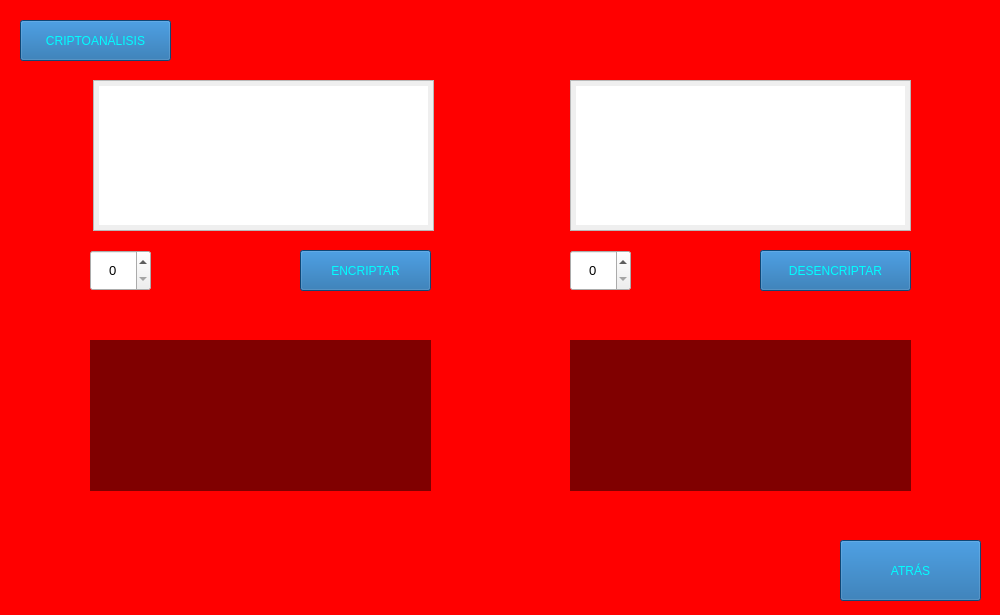
<?xml version="1.0" encoding="UTF-8"?>
<ui version="4.0">
 <class>cripConve</class>
 <widget class="QMainWindow" name="cripConve">
  <property name="geometry">
   <rect>
    <x>0</x>
    <y>0</y>
    <width>1000</width>
    <height>615</height>
   </rect>
  </property>
  <property name="maximumSize">
   <size>
    <width>1000</width>
    <height>615</height>
   </size>
  </property>
  <property name="windowTitle">
   <string>Criptografia Convencional</string>
  </property>
  <property name="windowIcon">
   <iconset>
    <normaloff>icono.png</normaloff>icono.png</iconset>
  </property>
  <widget class="QWidget" name="centralwidget">
   <widget class="QLabel" name="fondo">
    <property name="geometry">
     <rect>
      <x>0</x>
      <y>0</y>
      <width>1000</width>
      <height>615</height>
     </rect>
    </property>
    <property name="styleSheet">
     <string notr="true">background-color: #ff0000;</string>
    </property>
    <property name="text">
     <string/>
    </property>
    <property name="pixmap">
     <pixmap>Imag1.jpg</pixmap>
    </property>
    <property name="scaledContents">
     <bool>false</bool>
    </property>
   </widget>
   <widget class="QPushButton" name="encr">
    <property name="geometry">
     <rect>
      <x>300</x>
      <y>250</y>
      <width>131</width>
      <height>41</height>
     </rect>
    </property>
    <property name="styleSheet">
     <string notr="true">background-color: rgb(21, 99, 165);
color: #00ffff;
font: 14pt &quot;Berlin Sans FB&quot;;</string>
    </property>
    <property name="text">
     <string>ENCRIPTAR</string>
    </property>
   </widget>
   <widget class="QTextEdit" name="encrIn">
    <property name="geometry">
     <rect>
      <x>93</x>
      <y>80</y>
      <width>341</width>
      <height>151</height>
     </rect>
    </property>
    <property name="font">
     <font>
      <pointsize>10</pointsize>
     </font>
    </property>
    <property name="styleSheet">
     <string notr="true">padding: 5px 5px 5px 5px;</string>
    </property>
    <property name="html">
     <string>&lt;!DOCTYPE HTML PUBLIC &quot;-//W3C//DTD HTML 4.0//EN&quot; &quot;http://www.w3.org/TR/REC-html40/strict.dtd&quot;&gt;
&lt;html&gt;&lt;head&gt;&lt;meta name=&quot;qrichtext&quot; content=&quot;1&quot; /&gt;&lt;style type=&quot;text/css&quot;&gt;
p, li { white-space: pre-wrap; }
&lt;/style&gt;&lt;/head&gt;&lt;body style=&quot; font-family:'MS Shell Dlg 2'; font-size:10pt; font-weight:400; font-style:normal;&quot;&gt;
&lt;p style=&quot;-qt-paragraph-type:empty; margin-top:0px; margin-bottom:0px; margin-left:0px; margin-right:0px; -qt-block-indent:0; text-indent:0px; font-size:7.8pt;&quot;&gt;&lt;br /&gt;&lt;/p&gt;&lt;/body&gt;&lt;/html&gt;</string>
    </property>
   </widget>
   <widget class="QLabel" name="encrOut">
    <property name="geometry">
     <rect>
      <x>90</x>
      <y>340</y>
      <width>341</width>
      <height>151</height>
     </rect>
    </property>
    <property name="font">
     <font>
      <pointsize>9</pointsize>
      <weight>75</weight>
      <bold>true</bold>
     </font>
    </property>
    <property name="styleSheet">
     <string notr="true">background-color:rgba(0,0,0,50%);
color:'white';
padding: 5px 15px 5px 15px;</string>
    </property>
    <property name="inputMethodHints">
     <set>Qt::ImhMultiLine</set>
    </property>
    <property name="text">
     <string/>
    </property>
    <property name="scaledContents">
     <bool>false</bool>
    </property>
    <property name="alignment">
     <set>Qt::AlignJustify|Qt::AlignVCenter</set>
    </property>
    <property name="wordWrap">
     <bool>true</bool>
    </property>
    <property name="textInteractionFlags">
     <set>Qt::LinksAccessibleByMouse|Qt::TextSelectableByKeyboard|Qt::TextSelectableByMouse</set>
    </property>
   </widget>
   <widget class="QPushButton" name="decr">
    <property name="geometry">
     <rect>
      <x>760</x>
      <y>250</y>
      <width>151</width>
      <height>41</height>
     </rect>
    </property>
    <property name="styleSheet">
     <string notr="true">background-color: rgb(21, 99, 165);
color: #00ffff;
font: 14pt &quot;Berlin Sans FB&quot;;</string>
    </property>
    <property name="text">
     <string>DESENCRIPTAR</string>
    </property>
   </widget>
   <widget class="QTextEdit" name="decrIn">
    <property name="geometry">
     <rect>
      <x>570</x>
      <y>80</y>
      <width>341</width>
      <height>151</height>
     </rect>
    </property>
    <property name="font">
     <font>
      <pointsize>10</pointsize>
     </font>
    </property>
    <property name="styleSheet">
     <string notr="true">padding: 5px 5px 5px 5px;</string>
    </property>
    <property name="html">
     <string>&lt;!DOCTYPE HTML PUBLIC &quot;-//W3C//DTD HTML 4.0//EN&quot; &quot;http://www.w3.org/TR/REC-html40/strict.dtd&quot;&gt;
&lt;html&gt;&lt;head&gt;&lt;meta name=&quot;qrichtext&quot; content=&quot;1&quot; /&gt;&lt;style type=&quot;text/css&quot;&gt;
p, li { white-space: pre-wrap; }
&lt;/style&gt;&lt;/head&gt;&lt;body style=&quot; font-family:'MS Shell Dlg 2'; font-size:10pt; font-weight:400; font-style:normal;&quot;&gt;
&lt;p style=&quot;-qt-paragraph-type:empty; margin-top:0px; margin-bottom:0px; margin-left:0px; margin-right:0px; -qt-block-indent:0; text-indent:0px; font-size:8.25pt;&quot;&gt;&lt;br /&gt;&lt;/p&gt;&lt;/body&gt;&lt;/html&gt;</string>
    </property>
   </widget>
   <widget class="QLabel" name="decrOut">
    <property name="geometry">
     <rect>
      <x>570</x>
      <y>340</y>
      <width>341</width>
      <height>151</height>
     </rect>
    </property>
    <property name="font">
     <font>
      <pointsize>9</pointsize>
      <weight>75</weight>
      <bold>true</bold>
     </font>
    </property>
    <property name="styleSheet">
     <string notr="true">background-color:rgba(0,0,0,50%);
color:'white';
padding: 5px 15px 5px 15px;</string>
    </property>
    <property name="inputMethodHints">
     <set>Qt::ImhMultiLine</set>
    </property>
    <property name="text">
     <string/>
    </property>
    <property name="alignment">
     <set>Qt::AlignJustify|Qt::AlignVCenter</set>
    </property>
    <property name="wordWrap">
     <bool>true</bool>
    </property>
    <property name="textInteractionFlags">
     <set>Qt::LinksAccessibleByMouse|Qt::TextSelectableByKeyboard|Qt::TextSelectableByMouse</set>
    </property>
   </widget>
   <widget class="QPushButton" name="cripAn">
    <property name="geometry">
     <rect>
      <x>20</x>
      <y>20</y>
      <width>151</width>
      <height>41</height>
     </rect>
    </property>
    <property name="styleSheet">
     <string notr="true">background-color: rgb(21, 99, 165);
color: #00ffff;
font: 14pt &quot;Berlin Sans FB&quot;;</string>
    </property>
    <property name="text">
     <string>CRIPTOANÁLISIS</string>
    </property>
   </widget>
   <widget class="QSpinBox" name="encrSpin">
    <property name="geometry">
     <rect>
      <x>90</x>
      <y>250</y>
      <width>61</width>
      <height>41</height>
     </rect>
    </property>
    <property name="font">
     <font>
      <pointsize>10</pointsize>
     </font>
    </property>
    <property name="styleSheet">
     <string notr="true"/>
    </property>
    <property name="alignment">
     <set>Qt::AlignCenter</set>
    </property>
   </widget>
   <widget class="QSpinBox" name="decrSpin">
    <property name="geometry">
     <rect>
      <x>570</x>
      <y>250</y>
      <width>61</width>
      <height>41</height>
     </rect>
    </property>
    <property name="font">
     <font>
      <pointsize>10</pointsize>
     </font>
    </property>
    <property name="alignment">
     <set>Qt::AlignCenter</set>
    </property>
   </widget>
   <widget class="QPushButton" name="back">
    <property name="geometry">
     <rect>
      <x>840</x>
      <y>540</y>
      <width>141</width>
      <height>61</height>
     </rect>
    </property>
    <property name="styleSheet">
     <string notr="true">background-color: rgb(21, 99, 165);
color: #00ffff;
font: 14pt &quot;Berlin Sans FB&quot;;</string>
    </property>
    <property name="text">
     <string>ATRÁS</string>
    </property>
   </widget>
  </widget>
 </widget>
 <resources/>
 <connections/>
</ui>
